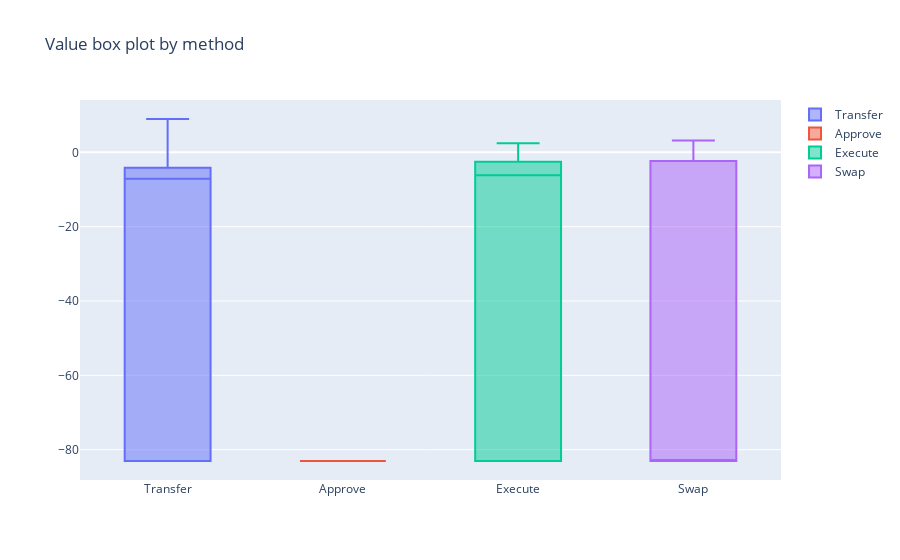

Source (notebook cell):
### Code cell
data = []

for method in df_log.Method.unique():
    if len(df_log[df_log.Method == method]) > 30:
        data.append(go.Box(y=df_log[df_log.Method == method].Value, name=method))

fig = go.Figure(data=data, layout={"title": "Value box plot by method"})
iplot(fig, show_link=False)

### Figure 1 — Plotly figure (JSON) as saved in the notebook; plotly's stock layout.template omitted (floating-point values rounded to 4 significant figures; data arrays with more than 128 entries replaced by an {"elided": "..."} marker saying what was removed)
{"data": [{"name": "Transfer", "type": "box", "y": {"elided": "835 float values"}}, {"name": "Approve", "type": "box", "y": [-83.05, -83.05, -83.05, -83.05, -83.05, -83.05, -83.05, -83.05, -83.05, -83.05, -83.05, -83.05, -83.05, -83.05, -83.05, -83.05, -83.05, -83.05, -83.05, -83.05, -83.05, -83.05, -83.05, -83.05, -83.05, -83.05, -83.05, -83.05, -83.05, -83.05, -83.05, -83.05, -83.05, -83.05, -83.05, -83.05, -83.05, -83.05, -83.05, -83.05, -83.05, -83.05, -83.05, -83.05, -83.05, -83.05, -83.05, -83.05, -83.05, -83.05, -83.05, -83.05, -83.05, -83.05, -83.05, -83.05, -83.05, -83.05, -83.05, -83.05, -83.05, -83.05, -83.05, -83.05, -83.05, -83.05, -83.05, -83.05, -83.05, -83.05, -83.05, -83.05, -83.05, -83.05, -83.05, -83.05, -83.05, -83.05, -83.05, -83.05, -83.05, -83.05, -83.05, -83.05, -83.05, -83.05, -83.05, -83.05, -83.05, -83.05, -83.05, -83.05, -83.05, -83.05, -83.05, -83.05, -83.05, -83.05, -83.05, -83.05, -83.05, -83.05, -83.05, -83.05, -83.05, -83.05, -83.05, -83.05, -83.05, -83.05, -83.05, -83.05, -83.05, -83.05, -83.05, -83.05, -83.05]}, {"name": "Execute", "type": "box", "y": {"elided": "154 float values"}}, {"name": "Swap", "type": "box", "y": [0, -83.05, -2.889, -3.059, -83.05, -83.05, 3.17, -83.05, -1.852, -83.05, -1, -83.05, -83.05, -2.644, -83.05, -83.05, -83.05, -0.8625, -83.05, -2.322, -0.737, -2.69, -83.05, -83.05, -83.05, -2.322, 0.1763, -83.05, -83.05, -83.05, -83.05, -2.322, -3.322, -6.059, -83.05, -1.737, -83.05]}], "layout": {"title": {"text": "Value box plot by method"}}}
